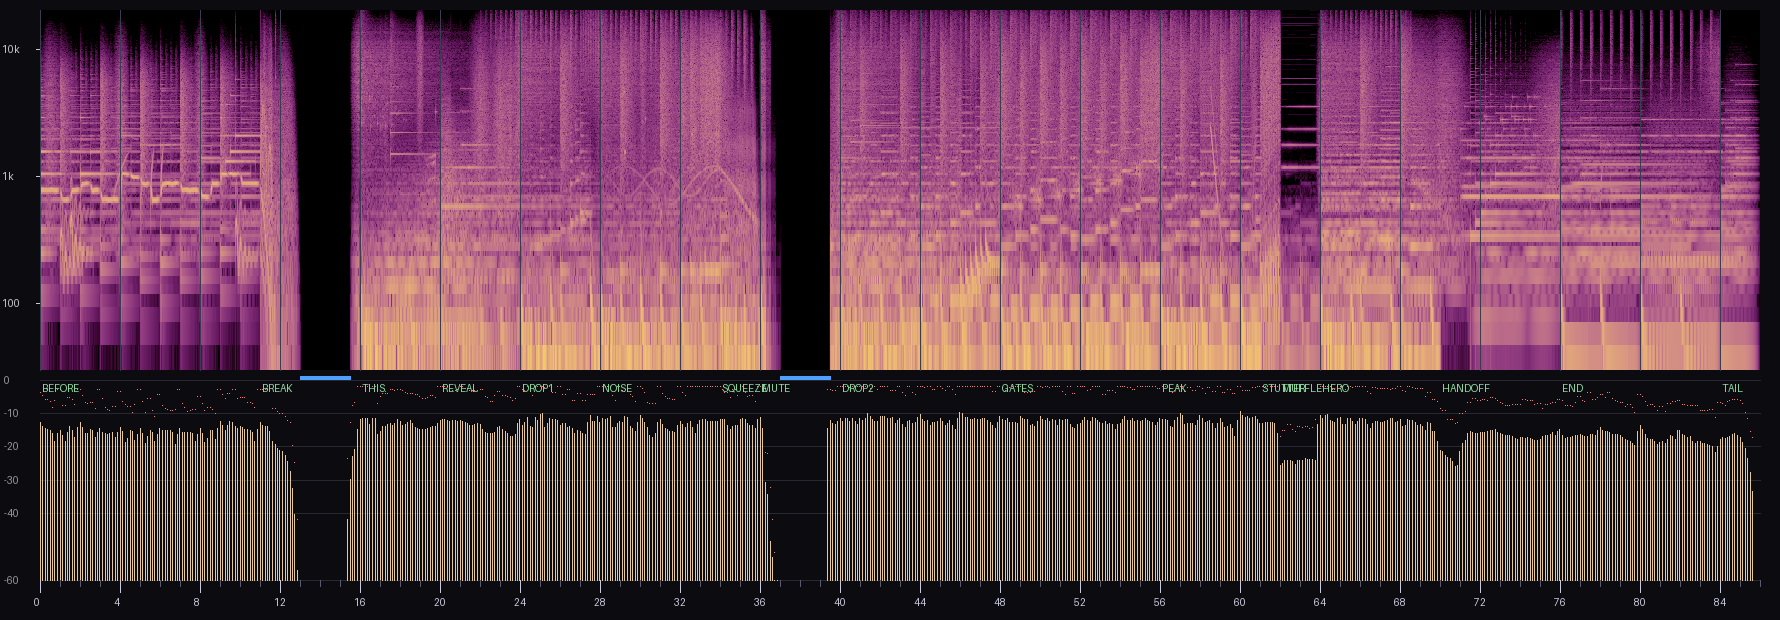

Python code for this plot:
"""SILENCE ONE — "On Mute" (hyper edit) — original score + sound design.

Renders ../music.wav (48 kHz, stereo, 16-bit, exactly 34.4 s) and ../music.mp3 (192 kbps).
150 BPM, beat b starts at b*0.4 s.  Source of truth: ../storyboard.json (cueSheet + every scene's "sound").

    python3 sound/score.py            # render + print verification numbers
    python3 sound/score.py --png      # also draw sound/score.png (spectrogram + RMS, time axis in beats)

Structure: every cue is written into a named stem (Mix bus). Section-level processing (lo-fi muzak chain,
tape stop, ANC sweeps, squeeze, gate steps, stutter, muffle, LP close) happens on stems / on the summed bus,
then glue compression -> look-ahead limiter (-1.3 dBFS) -> the SILENCE masks (exact zeros) -> end fade.
"""
import os, sys, json, math
HERE = os.path.dirname(os.path.abspath(__file__)); ROOT = os.path.dirname(HERE)
sys.path.insert(0, HERE)
from lib import *

DUR = 34.4; N = T(DUR)
SILENCES = [(b(13), b(15.5)), (b(37), b(39.5))]          # 5.2-6.2 s and 14.8-15.8 s -> exact zeros
mix = Mix(DUR)
KICKS = []                                                # every kick time (s) -> sidechain


def nz(x, peak=1.0):
    x = np.asarray(x, np.float32); return x / (np.abs(x).max() + 1e-9) * peak
def A(stem, x, beat, gain_db=0.0, pan=0.0, peak=None):
    if peak is not None: x = nz(x, peak)
    mix.add(stem, x, at=b(beat), gain=db(gain_db), pan=pan)
def K(beat, g=0.0, punch=1.0, stem='kick', **kw):
    A(stem, kick(punch=punch, **kw), beat, g); KICKS.append(b(beat))
def whoosh_at(stem, beat, dur=.5, peak=.75, g=0.0, pan=0.0):
    """whoosh whose loudest point lands exactly on `beat`."""
    A(stem, whoosh(dur, peak), beat - dur * peak / BEAT, g, pan)
def rev_into(stem, x, beat, length, g=0.0, curve=1.5, gap=.022):
    """reverse a sound so its (former) attack lands on `beat`; only the last `length` s is kept (fade-in).
    `gap`: the swell is cut a hair before the downbeat (a 'suck' of air) so the hit punches."""
    r = as_st(rev(as_st(x))); L = min(len(r), T(length)); r = r[-L:].copy()
    r *= (np.linspace(0, 1, L) ** curve)[:, None]
    gp = T(gap); r[len(r) - gp:] = 0; r[len(r) - gp - T(.006):len(r) - gp] *= np.linspace(1, 0, T(.006))[:, None]
    A(stem, r, beat - L / SR / BEAT, g)

D = {k: note(k) for k in ['D1', 'D2', 'A1', 'A2', 'G1', 'G2', 'F1', 'F2', 'C2', 'E2']}
CH = {   # pad voicings
    'Dm': ['D3', 'F3', 'A3', 'E4'], 'Dm9': ['D3', 'F3', 'A3', 'C4', 'E4'], 'Bb': ['Bb2', 'D3', 'F3', 'A3'],
    'Gm': ['G2', 'Bb2', 'D3', 'F3'], 'A': ['A2', 'C#3', 'E3', 'G3'], 'D': ['D3', 'F#3', 'A3', 'E4'],
    'G': ['G2', 'B2', 'D3', 'F#3'], 'F': ['F3', 'A3', 'C4', 'G4'], 'Bbmaj7': ['Bb2', 'D3', 'F3', 'A3'],
}
def nm(lst): return [note(x.replace('Bb', 'A#')) for x in lst]
def NT(s): return note(s.replace('Bb', 'A#').replace('Eb', 'D#'))


# =========================================================================== BEFORE  b0-11  (cheap muzak, C major)
def before():
    uke = {'C': ['G4', 'C4', 'E4', 'C5'], 'Am': ['A4', 'C4', 'E4', 'A4'], 'F': ['A4', 'C4', 'F4', 'A4']}
    def chord_at(bt): return 'C' if bt < 4 else 'Am' if bt < 8 else 'F'
    for k in range(26):                                   # 8th strums through b13 (tape stop eats the rest)
        bt = k * .5; down = k % 2 == 0; vel = 1.0 if bt % 2 == 0 else .8 if down else .6
        A('muzak', strum(nm(uke[chord_at(bt)]), .5, .010 if down else .007, down, vel, .55), bt, -4)
    bass = {'C': ('C3', 'G2'), 'Am': ('A2', 'E2'), 'F': ('F2', 'C3')}
    for k in range(13):                                   # bouncy plucked bass on quarters (root / fifth)
        r, f = bass[chord_at(k)]; A('muzak', pluck(NT(r if k % 2 == 0 else f), .38, .12, 1.6), k, -3)
    for k in range(0, 13, 2): A('muzak', kick(.3, .6, 120, 60, .08, .3), k, -8)
    for k in (1, 3, 5, 7, 9, 11): A('muzak', clap(), k, -2)
    for k in range(13 * 4):                               # shaker 16ths, -20 dB-ish
        A('muzak', shaker(.07, 1.0 if k % 2 else .55), k / 4, -16)
    mel = [(0, 1, 'G5'), (1, .5, 'E5'), (1.5, .5, 'G5'), (2, .5, 'A5'), (2.5, .5, 'G5'), (3, 1, 'E5'),
           (4, .5, 'C6'), (4.5, .5, 'B5'), (5, .5, 'A5'), (5.5, .5, 'E5'), (6, 1, 'A5'), (7, 1, 'G5'),
           (8, .5, 'F5'), (8.5, .5, 'A5'), (9, 1, 'C6'), (10, 1, 'A5'), (11, .75, 'G5'), (11.75, 1, 'F5')]
    A('muzak', whistle_line([(b(s), b(d) * .95, NT(m)) for s, d, m in mel], b(13)), 0, -1)
    for s, d, m in mel[::2]: A('muzak', glock(NT(m) + 12, .6), s, -12)        # glock doubling, sparse
    # ---- cheap SFX (own stem: lighter lo-fi)
    A('bsfx', glock(note('C6'), .5) + glock(note('G6'), .5) * .6, 0, -4)            # PowerPoint chime-whoosh
    A('bsfx', whoosh(.45, .35), 0, -6, peak=.6)
    A('bsfx', boing(200), 1, -2); A('bsfx', boing(260), 1.5, -3)
    A('bsfx', glock(note('C6'), .9), 2, 0)                                          # NEW!!! ding
    n = T(.35); A('bsfx', whoosh(.35, .5) * 1.0 + stereo(osc('sine', np.linspace(600, 1600, n), n) * np.sin(np.pi * tt(n) / .35) * .15), 4 - .5 * .35 / BEAT, -6)
    for k, bt in enumerate((5, 5.5, 6)): A('bsfx', bubble(380 + 60 * k, 1500 + 200 * k), bt, -3)
    whoosh_at('bsfx', 8, .3, .6, -8)                                                 # swish (swivel)
    for k, m in enumerate(('C6', 'E6', 'G6', 'C7')): A('bsfx', glock(note(m), .6), 9 + k * .25, -2)
    A('bsfx', boing(240), 9.75, -3); A('bsfx', click(4000, .03, .5), 9.75, -6)       # BUY NOW: boing + mouse click


# =========================================================================== BREAK  b11-16
def brk():
    A('fx', scratch(.25), 11, -7)                         # noisy formant scratch layer (the real scratch is varispeed, below)
    A('resid', vinyl(b(2)) * 5, 11, 0)                    # crackle tail
    n = T(b(2)); hum = sum(np.sin(2 * np.pi * 50 * h * tt(n)) / h for h in (1, 2, 3, 5)) * .02
    A('resid', hum, 11, 0)
    A('resid', downlifter(b(1)), 12, -10)                 # soft downlifter under the ANC sweep
    tik = click(6000, .05, .5) + np.sin(2 * np.pi * 6000 * tt(T(.05))) * exp_env(T(.05), .012) * .25
    A('fx', tik, 11.75, -8)
    # reversed braam + reversed cymbal sucking into b16 (b15.5-16)
    rev_into('fx', braam(D['D2'], 1.6, .8), 16, b(.5), -6)
    rev_into('fx', crash(1.2), 16, b(.5), -4)


# =========================================================================== THIS.  b16-20
def this_():
    A('fx', braam(D['D2'], 2.4, 1.0), 16, -2, peak=1)
    A('fx', impact(2.2, 1.0, .8), 16, -2, peak=1)
    A('fx', taiko(1.4), 16, -6, peak=1)
    A('fx', granular_glass(1.3, 260), 16, -6, peak=1)
    A('fx', crash(2.4), 16, -10, peak=1)
    A('bass', sub_boom(2.0, 75, 32), 16, -3)
    K(16, 0, 1.25)
    for bt in (16.5, 17, 17.25): A('fx', shutter(), bt, -8, pan=.3 if bt == 17 else -.3)
    A('fx', shing(1500, 1.2), 17.5, -8, peak=1); rev_into('fx', whoosh(.5, .2), 17.5, b(.5), -10)
    A('pad', pad(nm(['D2', 'A2']), b(2.2), att=.6, rel=.3, bright=700), 18, -12)
    A('bass', heartbeat(.5), 18.5, -2)
    n = T(.18); sw = hp(noise(n), 3500) * np.sin(np.pi * tt(n) / .18) ** 2 * .6           # 'shhwip' L -> R
    A('fx', pan_curve(lp(sw, 11000), np.linspace(-.95, .95, n)), 18.75, -10)
    n = T(b(.75)); u = tt(n) / b(.75); x = np.zeros(n, np.float32)                       # glass-harmonic shimmer rising
    for m in nm(['D5', 'A5', 'D6', 'E6']):
        x += np.sin(2 * np.pi * np.cumsum(mtof(m) * 2 ** (u * 2 / 12)) / SR) * u ** 2
    A('fx', reverb(x * .2, 2.0, .4), 19, -10)
    A('fx', tick(3200, .06, .4), 19.75, -12)


# =========================================================================== REVEAL  b20-24
def reveal():
    A('fx', reverb(bell(NT('D5'), 4.0, 1.6), 3.2, .45), 20, -6, peak=1)                 # ring TING
    A('bass', sub_boom(1.6, 65, 30), 20, -7)
    A('pad', pad(nm(['D2', 'A2']), b(4.2), att=.05, rel=.4, bright=700), 20, -13)
    A('pad', pad(nm(['E3', 'F3', 'A3']), b(4.2), att=.5, rel=.4, bright=1400), 20, -14)
    for bt in (20, 21, 22, 23): A('bass', heartbeat(.45), bt, -8 if bt > 20 else -11)
    # the world-noise sea: -16 dB bed, then low-passed + faded to nothing with the ring (b20.5-22.5)
    n = T(b(2.6)); sea = bp(world_noise(b(2.6), 21, .25, 1.2) + stereo(pink(n) * .6, 0, .7), 200, 3000)
    i0, i1 = T(b(.5)), T(b(2.5)); u = np.linspace(0, 1, i1 - i0)
    sea[i0:i1] = tv_lp_at(sea, i0, i1, 3000 * (60 / 3000) ** (u ** .8)) * ((1 - u) ** 1.6)[:, None]; sea[i1:] = 0
    A('sea', sea, 20, 0, peak=.5)
    A('fx', reverb(glock(note('D6'), 1.2) + glock(note('A6'), 1.2) * .7, 2.5, .45), 21, -10)
    for bt, p0 in ((22, -.8), (23, .8)):                                                 # light-sweep whooshes, panned
        w = whoosh(.6, .5)[:, 0] * 1.4; A('fx', pan_curve(w, np.linspace(p0, -p0, len(w))), bt - .6 * .5 / BEAT, -9)
    for k in range(8):                                                                   # 16th hats fade in -30 -> -14
        A('drums', hat(), 22 + k / 4, -28 + 14 * k / 7 + (2 if k % 2 == 0 else 0))
    A('fx', riser(b(2), 180, 3000, 1.0, .35), 22, -10, peak=1)
    whoosh_at('fx', 23.5, .25, .8, -8)
    rev_into('fx', impact(1.0, .4, 1.0), 24, b(.25), -6)


# =========================================================================== DROP 1  b24-28
def drop1():
    A('fx', impact(2.0, 1.0, .9), 24, -2, peak=1); A('fx', crash(2.2), 24, -7, peak=1)
    A('bass', sub808(D['D1'], 1.4, glide_from=D['D2']), 24, -3)
    for bt in (24, 25.5, 26, 27.5): K(bt, 0 if bt == 24 else -1.5)
    for bt in (25.5, 26, 27.5): A('bass', sub808(D['D1'], .55), bt, -4)
    A('drums', snare(.35), 26, -3); A('drums', clap(), 26, -5)
    for k in range(12):
        acc = 0 if k % 4 == 2 else -5 if k % 2 == 0 else -9
        A('drums', hat(), 24 + k / 4, acc - 4)
    for k in range(8): A('drums', hat(.03), 27 + k / 8, -15 + k * .9)                      # 1/32 hat roll b27-28
    A('bass', reese(D['D2'], b(4), 700), 24, -12)
    A('pad', pad(nm(CH['Dm']), b(4), .02, .3, 1600), 24, -12)
    for bt, m in ((24.5, 'D4'), (25, 'E4'), (25.5, 'F4'), (26, 'G4'), (26.5, 'A4'), (26.75, 'Bb4'), (27, 'C5')):
        A('synth', sawpluck(NT(m), .25, 6000, 600, .06) + pad_to(shutter(), T(.25)) * .3, bt, -6)
    rev_into('fx', crash(1.0), 28, b(.5), -6)                                             # reverse suck into b28


# =========================================================================== THE NOISE  b28-36
def noise_():
    A('fx', impact(1.6, .9, .9), 28, -3, peak=1); A('fx', crash(1.6), 28, -10, peak=1)
    for k in range(8): K(28 + k, -1)                                                      # 4/4 (b28-35; squeezed from b34)
    for k in range(16):                                                                   # reese 8ths D1+D2 -> A1+A2
        r = D['D1'] if k < 8 else D['A1']
        A('bass', reese(r, .19, 600) + reese(r + 12, .19, 1500) * .5, 28 + k / 2, -6)
    for k in range(16):
        r = D['D1'] if k < 8 else D['A1']
        A('bass', sub808(r if k % 2 == 0 else r + 12, .2), 28 + k / 2, -7)
    A('pad', pad(nm(['D3', 'F3', 'A3']), b(4), .05, .2, 1100), 28, -12)
    A('pad', pad(nm(['A2', 'C#3', 'E3', 'G3']), b(4), .05, .2, 1300), 32, -11)
    sn = [29, 31, 32, 32.5] + [33 + k / 4 for k in range(4)]                              # density doubling
    for i, bt in enumerate(sn): A('drums', snare(.3), bt, -4 + (i - 4) * .6 if bt >= 33 else -4)
    for bt in (29, 31): A('drums', clap(), bt, -7)
    for k in range(32): A('drums', hat(), 28 + k / 4, -12 if k % 2 else -8)
    # WORLD NOISE: swells +18 dB from b28 to b34 (kept going to b36 for the squeeze)
    n = T(b(8)); wn = world_noise(b(8), 33, 1.0, 1.0); wn = nz(wn, .7)
    gdb = np.clip(np.linspace(-18, 6, n), -18, 0); wn *= db(gdb)[:, None]
    A('noise', wn, 28, -3)
    for bt in (29, 30, 31, 32, 32.5, 33, 33.5):                                           # pitched-up glitches on doublings
        gb = varispeed(glitch_burst(.18, int(bt * 4)), 1.6, T(.11)); A('fx', fade(gb, .001, .01), bt, -9, pan=(bt * 7 % 3 - 1) * .6)
    A('fx', riser(b(6), 150, 2500, 1.0, .4), 28, -9, peak=1)
    # b34 the spin stops: metallic CHUNK + tom
    chunk = metal(210, .7, .18, (1, 1.62, 2.37, 3.15, 4.4)) + lp(impact(.7, .8, .6)[:, 0], 3000) * .5
    A('fx', chunk, 34, -3, peak=1); A('fx', tom(note('A1'), .6), 34, -4)
    A('fx', creak(b(3.75)), 34.05, -8, peak=1)


# =========================================================================== THE MUTE  b36-40
def mute():
    latch = click(3000, .05, .9) + np.sin(2 * np.pi * 120 * tt(T(.05))) * exp_env(T(.05), .015) * .6
    A('fx', latch, 36, -3)
    A('fx', impact(2.0, 1.1, 1.0), 36, -1, peak=1); A('fx', crash(2.0), 36, -7, peak=1)
    A('fx', braam(D['D2'], 2.0, 1.1), 36, -2, peak=1); K(36, 0, 1.2)
    # b39.5-40: reverse cymbal + reversed impact + reversed braam into DROP 2
    rev_into('fx', crash(1.4), 40, b(.5), -6)
    rev_into('fx', impact(1.5, 1.0, 1.0), 40, b(.5), -7)
    rev_into('fx', braam(D['D2'], 1.6, 1.0), 40, b(.5), -8, gap=.03)


# =========================================================================== DROP 2 / GATES / PEAK  b40-62
def yaw_deg(bt):
    """camera yaw of s08 (storyboard implementationNotes). sound/yaw.json (per frame, b40-48) overrides if present."""
    def seg(x, a, z): return min(1, max(0, (x - a) / (z - a)))
    def expoIO(x): return 0 if x <= 0 else 1 if x >= 1 else (2 ** (20 * x - 10)) / 2 if x < .5 else (2 - 2 ** (-20 * x + 10)) / 2
    if 44 <= bt < 46: return 180 + (0, -40, 60, 0)[int((bt - 44) * 2) % 4]                # hard-cut presets
    y = 120 * expoIO(seg(bt, 40, 40.5)) + 60 * seg(bt, 40.5, 44)
    return y + 120 * expoIO(seg(bt, 46, 46.5)) + 60 * seg(bt, 46.5, 48)
_yjs = os.path.join(HERE, 'yaw.json')
YAW = json.load(open(_yjs)) if os.path.exists(_yjs) else None
def spatial(x, beat):
    """auto-pan a mono sound by the camera yaw (pan = sin(yaw)); slight low-pass when 'behind' (cos(yaw) < 0)."""
    x = np.asarray(x, np.float32); n = len(x); bts = beat + tt(n) / BEAT
    if YAW is not None: yw = np.interp(bts, 40 + np.arange(len(YAW)) / 12, YAW)
    else: yw = np.array([yaw_deg(v) for v in bts[::96]]); yw = np.interp(np.arange(n), np.arange(len(yw)) * 96, yw)
    r = np.radians(yw); behind = np.clip(-np.cos(r), 0, 1)
    xf = x * (1 - behind * .6) + lp(x, 2500) * behind * .6
    return pan_curve(xf, np.sin(r))

HOOK = {  # (beat offset, length, note) — 2-bar phrases
    'Dm/Bb': [(0, .75, 'D5'), (.75, .75, 'F5'), (1.5, .5, 'A5'), (2, 1, 'C6'), (3, .5, 'A5'), (3.5, .5, 'F5'),
              (4, .75, 'D5'), (4.75, .75, 'F5'), (5.5, .5, 'A5'), (6, .75, 'C6'), (6.75, .25, 'D6'), (7, 1, 'A5')],
    'Gm/A':  [(0, .75, 'D5'), (.75, .75, 'F5'), (1.5, .5, 'G5'), (2, 1, 'Bb5'), (3, .5, 'G5'), (3.5, .5, 'F5'),
              (4, .75, 'E5'), (4.75, .75, 'G5'), (5.5, .5, 'A5'), (6, .75, 'C#6'), (6.75, .25, 'D6'), (7, 1, 'E6')],
}
def hook(phrase, start, g=-6, octave=False, until=None):
    for off, L, m in HOOK[phrase]:
        bt = start + off
        if until and bt >= until: break
        x = lead(NT(m), b(L) * .95, 3800)
        A('lead', x, bt, g)
        if octave and bt >= 52: A('lead', lp(lead(NT(m) + 12, b(L) * .95, 5000), 7000), bt, g - 7)

def groove(b0, b1, chords, sub=True, claps=True, hats_spatial=False, arp=None, arp_g=-11):
    """4/4 groove: kick every beat, claps on 2&4, 16th hats + open off-beats, 808 octave 8ths, pads.
    chords: list of (beat, chord, root808)."""
    for bt in np.arange(b0, b1, 1.0):
        K(bt, -1)
        if claps and (bt - b0) % 2 == 1: A('drums', clap(), bt, -3); A('drums', snare(.25), bt, -8)
    for k in range(int((b1 - b0) * 4)):
        bt = b0 + k / 4; acc = -6 if k % 4 == 2 else -9 if k % 2 == 0 else -13
        h = hat(); hs = spatial(h, bt) if hats_spatial else h
        A('drums', hs, bt, acc + (3 if hats_spatial else 0))
        if k % 4 == 2: oh = hat(open_=True); A('drums', spatial(oh, bt) if hats_spatial else oh, bt, -12)
    if hats_spatial:
        for bt in np.arange(b0, b1, 1.0): A('drums', spatial(ride(), bt), bt, -10)
    for i, (cb, ch, root) in enumerate(chords):
        ce = chords[i + 1][0] if i + 1 < len(chords) else b1
        A('pad', pad(nm(CH[ch]), b(ce - cb) + .1, .01, .2, 2400), cb, -10)
        if sub:
            for k in range(int((ce - cb) * 2)):
                m = root + (12 if k % 2 else 0); A('bass', sub808(m, .21, drive=2.6), cb + k / 2, -4 if k % 2 == 0 else -6)
        if arp:
            notes = nm(CH[ch])[1:] + [nm(CH[ch])[1] + 12]; seq = [0, 1, 2, 3, 2, 1, 3, 1]
            for k in range(int((ce - cb) * 4)):
                m = notes[seq[k % 8] % len(notes)] + 12; x = sawpluck(m, .14, 7000, 700, .05)
                if arp == 'spatial': A('arp', spatial(x, cb + k / 4), cb + k / 4, arp_g)
                else: A('arp', x, cb + k / 4, arp_g, pan=(.35 if k % 2 else -.35))

def drop2():
    A('fx', impact(2.2, 1.2, 1.0), 40, 0, peak=1); A('fx', crash(2.4), 40, -6, peak=1)
    A('fx', braam(D['D2'], 2.4, 1.1), 40, -2, peak=1)
    A('synth', sum(sawpluck(m, 1.2, 4500, 900, .35, 7, .25) for m in nm(CH['Dm9'])), 40, -4, peak=1)
    for bt, f in ((40, 1400), (40.5, 1870), (41, 2500)): A('fx', shing(f, .9), bt, -9, peak=1, pan=(bt - 40.5) * 1.2)
    whoosh_at('fx', 40, .35, .85, -8); whoosh_at('fx', 46, .35, .85, -8)
    groove(40, 48, [(40, 'Dm', D['D1']), (44, 'Bb', NT('Bb1'))], hats_spatial=True, arp='spatial', arp_g=-13)
    hook('Dm/Bb', 40, -7)
    for cb, r in ((40, D['D2']), (44, NT('Bb1'))):                                            # growling reese + wide pad lift: the loudest section
        A('bass', reese(r, b(4), 900), cb, -9); A('pad', pad(nm(CH['Dm9' if cb == 40 else 'Bb']) , b(4) + .1, .01, .2, 3200), cb, -11)
    for bt in (44, 44.5, 45, 45.5):                                                       # stutter-gated hits on the cuts
        hit = sawpluck(NT('D4'), .1, 6000, 800, .04) + snare(.1) * .6 + kick(.1) * .5
        A('fx', stutter(nz(hit, .8), .05 / 2, 4, .8), bt, -6)
    for k, m in enumerate(('A2', 'C3', 'D3', 'F3', 'G3', 'A3')): A('drums', tom(NT(m)), 46 + k / 4, -5 + k * .5)
    whoosh_at('fx', 48, .5, .9, -7); rev_into('fx', crash(1.2), 48, b(1), -6)

def gates():
    groove(48, 56, [(48, 'Gm', D['G1']), (52, 'A', D['A1'])])
    hook('Gm/A', 48, -7, octave=True)
    for bt in (48, 50, 52, 54):                                                           # spec slams + counter rattle
        A('drums', snare(.35), bt, -2); A('fx', impact(.9, .8, .9), bt, -8, peak=1)
        A('bass', sub808(D['D1'] if bt < 52 else D['A1'], .6, glide_from=D['D2']), bt, -4)
        for k in range(6): A('fx', tick(2600 + 180 * k, .04, .4), bt + k / 7.5, -14)      # 6 ticks at 30 fps (frame-rate)
    for bt in (48.5, 50.5, 52.5, 54.5): A('fx', shimmer(nm(['D6', 'A6']), 1.5, .5), bt, -14, peak=.5)
    for i, m in enumerate(('D4', 'E4', 'F4', 'G4', 'A4', 'Bb4', 'C5', 'D5')):            # the staircase
        w = tuned_whoosh(NT(m), .55, .85); bt = 49 + i
        A('fx', stereo(w, -.7 if i % 2 == 0 else .7), bt - .55 * .85 / BEAT, -6, peak=1)
    A('fx', riser(b(2.5), 200, 5000, 1.0, .5), 53.5, -8, peak=1)
    for k in range(4): A('drums', snare(.2), 55 + k / 4, -8 + k * 1.5)

def peak():
    A('fx', impact(2.0, 1.1, 1.0), 56, -1, peak=1); A('fx', crash(2.2), 56, -6, peak=1)
    groove(56, 64, [(56, 'Dm', D['D1']), (58, 'Bb', NT('Bb1')), (60, 'Gm', D['G1']), (61, 'A', D['A1'])],
           arp='plain', arp_g=-12)
    hook('Dm/Bb', 56, -8.5)
    A('bass', sub_boom(.9, 80, 34, 1.0) * np.minimum(1, tt(T(.9)) / .08), 57, -4)        # sub whomp (breath)
    st = sum(sawpluck(m, .1, 7000, 900, .04) for m in nm(CH['Bb'])) + snare(.1) * .5
    A('fx', stutter(nz(st, .9), .05, 8, .9), 58, -6)                                      # stutter (twist)
    A('fx', zap(.4), 58.5, -9, peak=1)                                                    # laser filter sweep
    A('fx', shutter(), 59, -6); A('fx', bell(NT('E6'), .8, .3), 59.5, -9, peak=.6)
    A('bass', sub808(D['G1'], .5, glide_from=D['G2'], drive=3), 60, -2); A('fx', impact(.7, .7, .5), 60, -8, peak=1)
    A('fx', tape_flick(.15), 60.5, -8, peak=1)
    for k in range(4):                                                                    # 16th snare fill pitched up (rides above the stutter)
        A('fill', varispeed(snare(.22), 1 + k * .12), 61 + k / 4, -6 + k)
    # 'Hear nothing.' b62-64: clean high pad + reversed inhale (bus muffle happens in master())
    n = T(b(2.2)); hp_ = sum(osc('tri', mtof(m), n) * .4 + osc('sine', mtof(m) * 2, n) * .1 for m in nm(['D6', 'A6']))
    A('clean', reverb(hp_ * env_adsr(n, .05, .2, .9, .25), 2.5, .4), 62, -24)
    n = T(b(.25)); inh = bp(noise(n), 800, 5000) * (tt(n) / tt(n)[-1]) ** 2.5
    A('clean', stereo(inh, 0, .6), 63.75, -17)


# =========================================================================== HERO  b64-70 (D major)
def hero():
    K(64, 0, 1.3); A('bass', sub_boom(2.2, 75, 36, 1.0), 64, -2); A('fx', crash(2.6), 64, -5, peak=1)
    A('fx', impact(2.4, .9, .7), 64, -3, peak=1); A('fx', braam(D['D2'] + 12, 2.4, .6), 64, -8, peak=1)
    A('synth', sum(sawpluck(m, 1.6, 5000, 1200, .5, 7, .22) for m in nm(CH['D'] + ['D4', 'F#4'])), 64, -4, peak=1)
    A('pad2', pad(nm(CH['D'] + ['D4']), b(7.6), .02, .6, 2600), 64, -8)
    A('pad2', pad(nm(['G2', 'B2', 'D3', 'F#3']), b(2) + .2, .15, .3, 2000), 66, -14)
    for bt in (65.5, 66, 67.5, 68, 69.5): K(bt, -3)
    for bt in (66, 68): A('drums', snare(.35), bt, -2); A('drums', clap(), bt, -6)
    for k in range(24): A('drums', hat(), 64 + k / 4, -11 if k % 2 == 0 else -15)
    for bt, m, L in ((64, 'D1', 1.4), (65.5, 'D1', .4), (66, 'G1', 1.4), (67.5, 'G1', .4), (68, 'D1', 1.6), (69.5, 'A1', .4)):
        A('bass', sub808(NT(m), b(L), drive=2.2), bt, -5)
    for bt, m, L in ((64.5, 'D5', .5), (65, 'F#5', 1), (66, 'A5', 1), (67, 'E5', 1.5), (68.5, 'D5', 1.4)):
        A('lead', lead(NT(m), b(L) * .95, 4200), bt, -6)
    A('fx', shimmer(nm(['D6', 'F#6', 'A6']), 2.0, .8), 65, -12, peak=.6)
    for k in range(4): A('fx', tick(3000, .04, .3), 66 + k / 8, -15)
    A('fx', bell(NT('A6'), 1.2, .5), 66.5, -12, peak=.6)
    for k, m in enumerate(('D6', 'A6', 'E7')): A('fx', reverb(glock(NT(m), 1.0), 2.0, .4), 67 + k / 8, -13, peak=.5)
    for bt, m in ((67.5, 'E7'), (68, 'D7')): A('fx', bell(NT(m), .8, .35), bt, -14, peak=.5)
    A('fx', downlifter(b(3)), 68.5, -9, peak=1)                                            # warm downward ring whoosh
    rev_into('fx', shimmer(nm(['D6', 'A6']), 1.5, .6), 70, b(.25), -12)


# =========================================================================== HANDOFF  b70-76 -> F major
def handoff():
    whoosh_at('fx', 70, .8, .3, -12)
    A('fx', sparkle(b(5.5), 22, 5, nm(['D6', 'F#6', 'A6', 'E6'])), 70, -17, peak=.6)
    A('fx', reverb(bell(NT('F5'), 5.0, 2.2), 3.5, .5), 71, -12, peak=1)
    A('pad2', pad(nm(['F2', 'C3', 'F3', 'A3', 'C4']), b(4.8), .25, .5, 2400), 71.5, -9)
    for k, m in enumerate(('F4', 'A4', 'C5', 'F5', 'A5', 'C6')):
        x = ks(NT(m), 1.4, .7) * .7 + pluck(NT(m), 1.4, .35)
        A('synth2', delay(x, b(.75), .3, .25), 71.5 + k / 4, -8, pan=-.5 + k * .2)
    A('fx', sparkle(.8, 30, 9, nm(['F6', 'A6', 'C7'])), 73, -12, peak=.6)
    A('fx', lp(riser(b(2), 150, 1800, .7, .25), 3500), 74, -12, peak=1)
    rev_into('fx', reverb(bell(NT('F5'), 2, 1.2), 2.0, .5), 76, b(1.5), -10)


# =========================================================================== LUMARC END CARD  b76-86
def endcard():
    A('pad2', pad(nm(CH['F']), b(4.2), .08, .5, 2600), 76, -9)
    A('pad2', pad(nm(CH['Bbmaj7']), b(4.2), .3, .5, 2400), 80, -10)
    A('pad2', pad(nm(CH['F'] + ['C5']), b(2) + .3, .25, .7, 2400), 84, -9)
    for bt, m, L in ((76, 'F1', 4), (80, 'A#1', 4), (84, 'F1', 2)): A('endbass', sub808(NT(m), b(L), drive=1.2), bt, -20)
    for k, m in enumerate(('F5', 'A5', 'C6')): A('fx', reverb(bell(NT(m), 2.5, 1.2), 2.5, .4), 76 + k / 2, -14, peak=.7)
    for bt in (76, 78, 80, 82): K(bt, -11, .8, stem='endkick')
    for k in range(16):
        A('endhat', hat(.05), 76 + k / 2, -15 if k % 2 else -19)
    for cb, ch in ((76, 'F'), (77.5, 'F'), (78.5, 'F'), (80, 'Bbmaj7'), (81.5, 'Bbmaj7'), (82.5, 'Bbmaj7')):
        A('synth2', sum(rhodes(m + 12 if m < 55 else m, 1.6, .7) for m in nm(CH[ch])), cb, -9)
    for k in range(4): A('fx', tick(2800, .04, .25), 76 + k / 2, -24)                    # word ticks (-30 dB)
    A('fx', bubble(500, 1400, .06), 78, -10); A('fx', reverb(glock(NT('A6'), 1.0), 2.0, .4), 78, -14, peak=.6)
    for bt in (80, 82, 84): A('fx', shimmer(nm(['C7', 'F7', 'G6']), 2.0, .7), bt, -18, peak=.6)
    rev_into('fx', crash(1.5), 84, b(1.5), -14)
    for k, m in enumerate(('F5', 'A5', 'C6', 'F6')): A('fx', reverb(bell(NT(m), 2.4, 1.1), 3.0, .45), 84 + k / 4, -14, peak=.7)
    A('synth2', sum(rhodes(m + 12 if m < 55 else m, 2.4, .6) for m in nm(CH['F'])), 84, -10)


# =========================================================================== MASTER
GROOVE = ['kick', 'drums', 'bass', 'synth', 'lead', 'pad', 'noise', 'arp']
STEM_GAIN = {'kick': -4, 'bass': -4, 'pad': 13, 'lead': 11, 'arp': 10, 'synth': 7, 'drums': 2, 'muzak': 0, 'bsfx': 0, 'synth2': -5, 'pad2': 7}    # trims (dB), tuned by the numbers

def seg_idx(b0, b1): return T(b(b0)), T(b(b1))

def master():
    s = mix.stems
    for k in GROOVE + ['muzak', 'bsfx', 'resid', 'fx', 'clean', 'fill', 'pad2', 'synth2', 'sea', 'endkick', 'endhat']: mix.bus(k)
    # ---- BEFORE: cheap lo-fi chain (HP 250, LP 6k, near-mono, 10-bit crush, a little wow)
    m = s['muzak']; m = hp(m, 250, 4); m = width(m, .2)
    m = varispeed(m, 1 + .0025 * np.sin(2 * np.pi * .8 * tt(N)), N)
    m = lp(bitcrush(m, 10, 2), 6000, 4)
    # tape stop on the muzak bus at b11.0 (rate 1 -> 0 over 0.3 s, quadratic) + vinyl scratch (forward-back varispeed)
    i11 = T(b(11)); L = T(.3); src = m[i11:].copy()
    ts = varispeed(src, (1 - np.linspace(0, 1, L)) ** 2, L); m[i11:] = 0; m[i11:i11 + L] = fade(ts, 0, .02)
    rate = 3.2 * np.sin(2 * np.pi * np.arange(T(.25)) / T(.25))
    scr = varispeed(s['muzak'][T(b(10.5)):T(b(11.5))], 1.0 + rate, T(.25))
    s['fx'][i11:i11 + len(scr)] += fade(lp(hp(scr, 300), 7000), .004, .02) * db(2)
    s['resid'][i11:i11 + T(1.5)] += reverb(pad_to(ts, T(1.5)), 1.6, 1.0) * .25          # tape-stop room tail
    s['muzak'][:] = m
    bf = s['bsfx']; s['bsfx'][:] = lp(bitcrush(width(hp(bf, 220, 4), .3), 12, 1), 7000)
    # residue b12-13: low-passed 8 kHz -> 40 Hz with the ring (ein curve), amplitude to zero at b13
    i0, i1 = seg_idx(12, 13); u = np.linspace(0, 1, i1 - i0); ein = u ** 3
    r = s['resid']; r[i0:i1] = tv_lp_at(r, i0, i1, 8000 * (40 / 8000) ** ein) * ((1 - ein) ** 1.5)[:, None]; r[i1:] = 0
    # ---- sidechains (kick pump)
    kt = [t for t in KICKS if t < b(70)]
    mix.sidechain('bass', kt, .55, .12); mix.sidechain('pad', kt, .6, .2); mix.sidechain('synth', kt, .4, .15)
    mix.sidechain('lead', kt, .25, .12); mix.sidechain('noise', kt, .3, .15)
    mix.sidechain('arp', [t for t in kt if t >= b(56)], .8, .16); mix.sidechain('arp', [t for t in kt if t < b(56)], .45, .14)
    mix.sidechain('endhat', [b(x) for x in (76, 78, 80, 82)], .3, .2)
    # ---- b34-36: everything pitched down and squeezed (varispeed on the groove)
    i0, i1 = seg_idx(34, 36); n = i1 - i0; u = np.arange(n) / T(b(3.75)); rate = np.maximum(.42, 1 - .58 * np.minimum(1, u) ** .7)
    for k in GROOVE:
        seg = s[k][i0:i1 + T(.5)].copy(); s[k][i0:i1] = sat(varispeed(seg, rate, n) * 1.3, 1.6) / 1.3 * db(-4.5)
    # ---- b68.5-70: low-pass closing over the hero groove (pad2 sustains open into the handoff)
    i0, i1 = seg_idx(68.5, 70); u = np.linspace(0, 1, i1 - i0); fc = np.where(u < 1.25 / 1.5, 14000 * (280 / 14000) ** np.minimum(1, u / (1.25 / 1.5)), 280)
    fo = np.ones(i1 - i0, np.float32); fo[-T(.03):] = np.linspace(1, 0, T(.03))                # drums + bass out on b70
    for k in GROOVE + ['fill']: s[k][i0:i1] = tv_lp_at(s[k], i0, i1, fc) * fo[:, None]; s[k][i1:i1 + T(.5)] *= 0
    # ---- sum (with trims)
    main = sum(buf * db(STEM_GAIN.get(k, 0)) for k, buf in s.items() if k not in ('clean', 'fill'))
    # b35.5-36: master LP 16 kHz -> 60 Hz (exponential) + heavy 16th pumping
    i0, i1 = seg_idx(35.5, 36); n = i1 - i0; u = np.linspace(0, 1, n)
    ph = (tt(n) % (BEAT / 4)) / (BEAT / 4); pump = 1 - .75 * np.exp(-ph / .25) * np.minimum(1, ph / .05)
    main[i0:i1] = tv_lp_at(main, i0, i1, 16000 * (60 / 16000) ** u, order=2) * (pump * (1 + .6 * u))[:, None]
    main[T(b(37)):T(b(39.5))] = 0                                                          # nothing rings into the mute
    # section fader: PEAK sits a hair under DROP 2 (DROP 2 is the loudest section)
    fg = np.ones(N, np.float32); fg[T(b(56)) - T(.01):T(b(62))] = db(-1.2); main *= uniform_filter1d(fg, T(.02))[:, None]
    # b61-62: the whole mix gated into a rising 32nd-note stutter
    i0, _ = seg_idx(61, 62); slot = T(b(.125)); src = main[i0:i0 + 3 * slot].copy(); out = np.zeros((8 * slot, 2), np.float32)
    for k in range(8):
        piece = varispeed(src, 2 ** (k / 8), slot) * np.r_[np.ones(int(slot * .62)), np.zeros(slot - int(slot * .62))][:, None]
        out[k * slot:(k + 1) * slot] = fade(piece, .001, .004) * (.8 + .05 * k)
    main[i0:i0 + 8 * slot] = out
    clean_post = s['clean'] * db(STEM_GAIN.get('clean', 0)); clean_pre = clean_post.copy()
    clean_post[T(b(64)):] = 0; clean_pre[:T(b(64))] = 0                                   # tails past b64 go through the limiter
    total = main + s['fill'] * db(STEM_GAIN.get('fill', 0)) + clean_pre
    total = hp(total, 22, 2)                                                               # DC / rumble
    total[T(b(11)):] = lp(total[T(b(11)):], 15000, 2)                                      # tame the very top (AFTER)
    mid, side = (total[:, 0] + total[:, 1]) / 2, hp((total[:, 0] - total[:, 1]) / 2, 120, 2)   # mono below ~120 Hz
    total = np.stack([mid + side, mid - side], 1).astype(np.float32)
    pre = total.copy()
    total = compress(total, -16, 1.8, .015, .2, 0)
    i0, i1 = seg_idx(40, 48); makeup = db(LOUD_TARGET - rms_db(total[i0:i1])); total *= makeup   # DROP 2 = the reference level
    total, gr = limit(total, -1.8, .003, .08)
    # ---- post-limiter level moves (exact dB, no compressor recovery):
    # b36-37 dB dive in 1/16 steps: -18 / -36 + LP 2 kHz / -54 + LP 300 Hz / exact zero at b37
    g = np.ones(N, np.float32)
    for a, z, gd, f in ((36.25, 36.5, -18, None), (36.5, 36.75, -36, 2000), (36.75, 37.0, -54, 300)):
        i0, i1 = seg_idx(a, z)
        if f: total[i0:i1] = lp(total[i0 - T(.02):i1], f, 4)[T(.02):]
        g[i0:i1] = db(gd)
    g[T(b(37)):T(b(39.5))] = 0
    g = uniform_filter1d(g, T(.0015)); total *= g[:, None]
    # b62-64 'Hear nothing.': the music is low-passed to ~350 Hz and ducked 12 dB, the clean D6+A6 pad floats above; rips open on b64
    i0, i1 = seg_idx(62, 64); total[i0:i1] = lp(total[i0 - T(.05):i1], 350, 4)[T(.05):] * db(-12)
    print('makeup dB', round(float(to_db(makeup)), 1), 'muffle music', round(rms_db(total[T(b(62)):T(b(64))]), 1), 'clean', round(rms_db(clean_post[T(b(62)):T(b(64))] * makeup), 1))
    total += clean_post * makeup
    total, gr2 = limit(total, -1.8, .003, .08); gr = np.minimum(gr, gr2)                   # safety pass (no-op unless something poked over)
    # BEFORE trim: the muzak sits ~3 dB under the AFTER grooves (only ever turned down, so the ceiling holds)
    aft = np.concatenate([total[T(b(24)):T(b(34))], total[T(b(40)):T(b(61))]])
    trim = min(0.0, rms_db(aft) - 3.0 - rms_db(total[:T(b(11))])); total[:T(b(13))] *= db(trim); print('BEFORE trim dB', round(trim, 2))
    # ---- the SILENCE masks (after glue + limiter), exact zeros
    for a, z in SILENCES: total[T(a):T(z)] = 0
    total[:T(.003)] *= np.linspace(0, 1, T(.003))[:, None]
    f = T(.4); total[-f:] *= (np.cos(np.linspace(0, np.pi / 2, f)) ** 2)[:, None]; total[-1] = 0
    return total, pre, gr

LOUD_TARGET = -10.5


# =========================================================================== verification + picture
SECTIONS = [('BEFORE', 0, 11), ('BREAK', 11, 13), ('THIS.', 16, 20), ('REVEAL', 20, 24), ('DROP1', 24, 28), ('NOISE', 28, 34),
            ('SQUEEZE', 34, 36), ('MUTE', 36, 37), ('DROP2', 40, 48), ('GATES', 48, 56), ('PEAK', 56, 61), ('STUTTER', 61, 62),
            ('MUFFLE', 62, 64), ('HERO', 64, 68.5), ('HANDOFF', 70, 76), ('END', 76, 84), ('TAIL', 84, 86)]
def rms_db(x): return float(to_db(np.sqrt(np.mean(x.astype(np.float64) ** 2)) + 1e-12))
def report(y, gr):
    out = {}
    out['samples'] = len(y); out['seconds'] = len(y) / SR
    out['sample_peak_dbfs'] = round(float(to_db(np.abs(y).max())), 2)
    out['true_peak_dbfs'] = round(true_peak_db(y), 2)
    out['max_gain_reduction_db'] = round(float(-gr.min()), 1)
    out['silence'] = {f'{a:.1f}-{z:.1f}s': {'max_abs': float(np.abs(y[T(a):T(z)]).max()), 'n': T(z) - T(a)} for a, z in SILENCES}
    out['last_sample'] = float(np.abs(y[-1]).max()); out['last_10ms_peak_db'] = round(float(to_db(np.abs(y[-T(.01):]).max())), 1)
    out['sections_rms_dbfs'] = {nm_: round(rms_db(y[T(b(a)):T(b(z))]), 1) for nm_, a, z in SECTIONS}
    aft = np.concatenate([y[T(b(24)):T(b(34))], y[T(b(40)):T(b(61))]])
    out['limiter_gr_db_max_per_section'] = {nm_: round(float(-gr[T(b(a)):T(b(z))].min()), 1) for nm_, a, z in SECTIONS}
    out['AFTER_groove_rms'] = round(rms_db(aft), 1)
    out['BEFORE_minus_AFTER_db'] = round(out['sections_rms_dbfs']['BEFORE'] - out['AFTER_groove_rms'], 1)
    sp = np.abs(np.fft.rfft(y[T(b(16)):T(b(70)), 0] * np.hanning(T(b(54)))))
    fr = np.fft.rfftfreq(T(b(54)), 1 / SR); e = sp ** 2
    out['energy_share_above_8k_pct'] = round(float(e[fr > 8000].sum() / e.sum() * 100), 2)
    out['energy_share_below_120_pct'] = round(float(e[fr < 120].sum() / e.sum() * 100), 1)
    m, s_ = (y[:, 0] + y[:, 1]) / 2, (y[:, 0] - y[:, 1]) / 2
    out['low_end_side_ratio_db(<150Hz)'] = round(rms_db(lp(s_, 150, 4)) - rms_db(lp(m, 150, 4)), 1)
    return out

def draw_png(y, path):
    from PIL import Image, ImageDraw
    PX = 20; W = 86 * PX + 60; Hs, Hr = 360, 200; H = Hs + Hr + 60
    img = Image.new('RGB', (W, H), (12, 12, 16)); dr = ImageDraw.Draw(img)
    mono = y.mean(1); hop = int(SR * BEAT / PX); win = 2048
    nfr = len(mono) // hop; fmin, fmax = 30, 20000
    freqs = np.fft.rfftfreq(win, 1 / SR); rows = np.geomspace(fmin, fmax, Hs)[::-1]; ridx = np.searchsorted(freqs, rows).clip(0, len(freqs) - 1)
    spec = np.zeros((Hs, nfr)); hw = np.hanning(win)
    for i in range(nfr):
        c = i * hop; fr_ = mono[max(0, c - win // 2): c + win // 2]
        if len(fr_) < win: fr_ = np.pad(fr_, (0, win - len(fr_)))
        spec[:, i] = to_db(np.abs(np.fft.rfft(fr_ * hw))[ridx] / (win / 4))
    v = np.clip((spec + 100) / 100, 0, 1)
    rgb = np.stack([v ** .7 * 255, v ** 1.6 * 220, (1 - v) * v * 4 * 120 + v ** 3 * 100], -1).astype(np.uint8)
    img.paste(Image.fromarray(rgb).resize((86 * PX, Hs)), (40, 10))
    for f in (100, 1000, 10000):
        yy = 10 + int(np.searchsorted(-rows, -f)); dr.line([(36, yy), (40, yy)], fill=(200, 200, 200)); dr.text((2, yy - 6), f'{f // 1000}k' if f >= 1000 else str(f), fill=(200, 200, 200))
    top = Hs + 20
    for dbl in (0, -10, -20, -30, -40, -60):
        yy = top + int(-dbl / 60 * Hr); dr.line([(40, yy), (40 + 86 * PX, yy)], fill=(40, 40, 50)); dr.text((4, yy - 6), str(dbl), fill=(150, 150, 150))
    w = T(BEAT / 4)
    for i in range(0, len(mono) - w, w // 2):
        seg = y[i:i + w]; r = rms_db(seg); p = to_db(np.abs(seg).max())
        x0 = 40 + int(i / SR / BEAT * PX)
        if p > -120: dr.point((x0, top + int(min(60, -p) / 60 * Hr)), fill=(255, 120, 90))
        if r > -120: dr.line([(x0, top + Hr), (x0, top + int(min(60, -r) / 60 * Hr))], fill=(230, 200, 150))
    for a, z in SILENCES:
        dr.rectangle([40 + int(a / BEAT * PX), top - 4, 40 + int(z / BEAT * PX), top - 1], fill=(80, 160, 255))
    for bt in range(0, 87):
        x = 40 + bt * PX; col = (90, 90, 110) if bt % 4 else (200, 200, 220)
        dr.line([(x, H - 40), (x, H - 34 if bt % 4 else H - 28)], fill=col)
        if bt % 4 == 0: dr.line([(x, 10), (x, Hs + 10)], fill=(255, 255, 255, 40) if False else (60, 60, 80)); dr.text((x - 6, H - 24), str(bt), fill=col)
    for nm_, a, z in SECTIONS: dr.text((40 + int(a * PX) + 2, top + 2), nm_, fill=(140, 220, 160))
    img.save(path)


if __name__ == '__main__':
    import time; t0 = time.time()
    before(); brk(); this_(); reveal(); drop1(); noise_(); mute(); drop2(); gates(); peak(); hero(); handoff(); endcard()
    y, pre, gr = master()
    assert len(y) == N
    write_audio(y, os.path.join(ROOT, 'music.wav'), os.path.join(ROOT, 'music.mp3'))
    rep = report(y, gr); rep['render_s'] = round(time.time() - t0, 1)
    print(json.dumps(rep, indent=1, default=float))
    if '--png' in sys.argv: draw_png(y, os.path.join(HERE, 'score.png'))
    if '--stems' in sys.argv:
        print({k: round(rms_db(v), 1) for k, v in mix.stems.items()})
